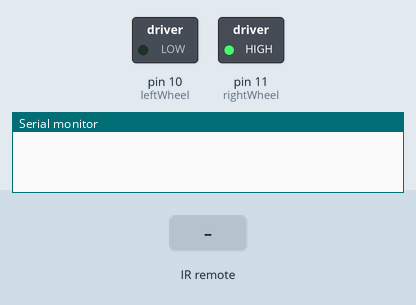
A sketch run on a simulated Arduino Uno, built with avr-gcc and run on an emulated ATmega328P. On the bench: switched loads named in the sketch (green lamp = pin HIGH), the last lines printed to the serial monitor. The test bench sets the inputs (shaded band).

Above: at 1.2 s.
1.3 s: infrared code 0x1BC0157B received
At 1.8 s:
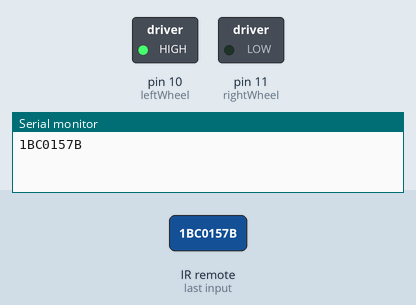
2.8 s: infrared code 0x3D9AE3F7 received
At 4.2 s:
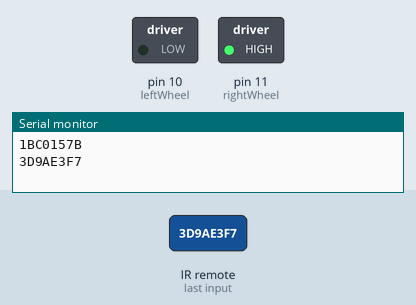
Timing chart, 0 to 5.8 s (numbered marks = the images above; inputs shaded):
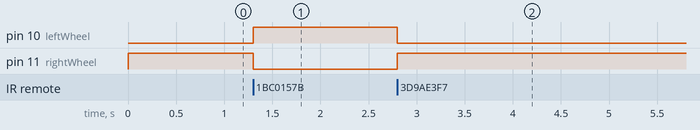

Measured:
- after the input at 1.3 s, pin 10 (leftWheel): LOW → HIGH at once; pin 11 (rightWheel): HIGH → LOW at once
- after the input at 2.8 s, pin 10 (leftWheel): HIGH → LOW at once; pin 11 (rightWheel): LOW → HIGH at once

The sketch:

controller_wheels.ino
```cpp
// IRremote http://arcfn.com by Ken Shirriff
// В основе лежит библотека некого Кена
#include <IRremote.h>

// Определяем выходы для каждого цвета RGB лампочки
int rightWheel = 11;
int leftWheel = 10;

// Делаем магию
int RECV_PIN = 5;
IRrecv irrecv(RECV_PIN);
decode_results results;

void setup()
{
  pinMode(rightWheel, OUTPUT);
  pinMode(leftWheel, OUTPUT);

  Serial.begin(9600);  // Включаем "прослушку" между ПК и устройством
  irrecv.enableIRIn(); // Запускаем ИК датчик

  digitalWrite(rightWheel, HIGH);
  digitalWrite(leftWheel, LOW);
}

void loop()
{
    decode();
}
void forward()
{
  digitalWrite(rightWheel, HIGH);
  digitalWrite(leftWheel, LOW);
}
void backward()
{
  digitalWrite(rightWheel, LOW);
  digitalWrite(leftWheel, HIGH);
}

void right(){}
void left(){}

void decode()
{
    if (irrecv.decode(&results)) // Если получили ответ от ИК датчика
  {
    Serial.println(results.value, HEX); // Печатаем значение
    irrecv.resume(); // Командуем ждать следующего значение

	// В зависимости от кода сигнала зажигаем нужную лампочку
    if(results.value == 0x3D9AE3F7
    || results.value == 0xFF18E7)
    {
          forward();
    }
    if(results.value == 0x449E79F
    || results.value == 0xFF5AA5)
    {
	  right();
    }
    if(results.value == 0x1BC0157B
    || results.value == 0xFF4AB5)
    {
	  backward();
    }
    if(results.value == 0x8C22657B
    || results.value == 0xFF10EF)
    {
	  left();
    }
  }
}
```
